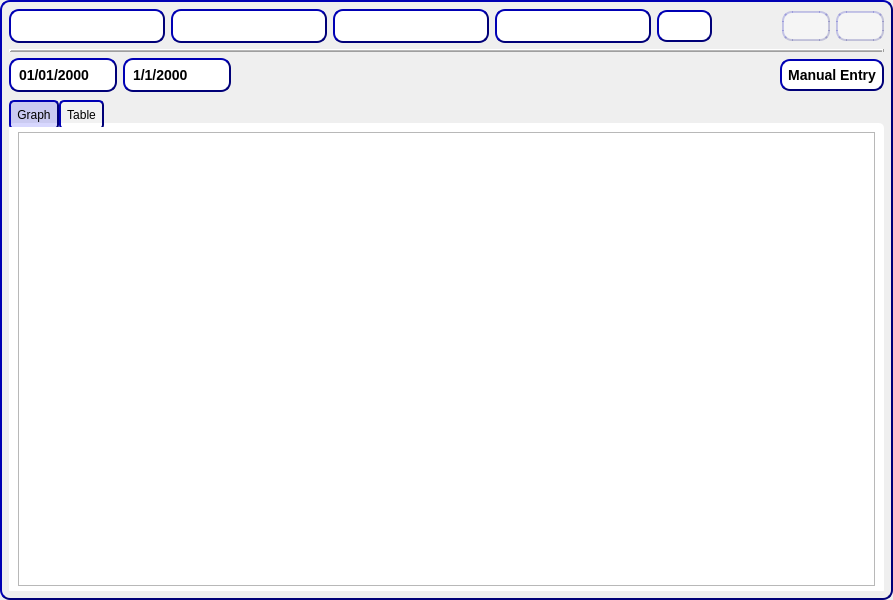
<?xml version="1.0" encoding="UTF-8"?>
<ui version="4.0">
 <class>GraphWindow</class>
 <widget class="QMainWindow" name="GraphWindow">
  <property name="geometry">
   <rect>
    <x>0</x>
    <y>0</y>
    <width>893</width>
    <height>600</height>
   </rect>
  </property>
  <property name="windowTitle">
   <string>E-Triyaj Personal</string>
  </property>
  <property name="styleSheet">
   <string notr="true">#GraphWindow
{
background-image: url(:);
background-repeat: no-repeat;
background-position: center;

    border-style: outset;
    border-width: 2px;
    border-radius: 10px;
    border-color: rgb(0, 0, 120);
    min-width: 5em;
    padding: 6px;

}</string>
  </property>
  <widget class="QWidget" name="centralwidget">
   <layout class="QGridLayout" name="gridLayout">
    <item row="0" column="0">
     <layout class="QVBoxLayout" name="verticalLayout_2">
      <property name="sizeConstraint">
       <enum>QLayout::SetMinimumSize</enum>
      </property>
      <item>
       <layout class="QHBoxLayout" name="horizontalLayout">
        <item>
         <widget class="QLineEdit" name="nameEdit">
          <property name="toolTip">
           <string>Name</string>
          </property>
          <property name="styleSheet">
           <string notr="true">QLineEdit {
    background-color:  rgb(255,255,255);
    border-style: outset;
    border-width: 2px;
    border-radius: 10px;
    border-color: rgb(0, 0, 120);
    font: bold 14px;
	color: black;
    min-width: 5em;
    padding: 6px;
}</string>
          </property>
          <property name="readOnly">
           <bool>true</bool>
          </property>
         </widget>
        </item>
        <item>
         <widget class="QLineEdit" name="surnameEdit">
          <property name="toolTip">
           <string>Surname</string>
          </property>
          <property name="styleSheet">
           <string notr="true">QLineEdit {
    background-color:  rgb(255,255,255);
    border-style: outset;
    border-width: 2px;
    border-radius: 10px;
    border-color: rgb(0, 0, 120);
    font: bold 14px;
	color: black;
    min-width: 5em;
    padding: 6px;
}</string>
          </property>
          <property name="readOnly">
           <bool>true</bool>
          </property>
         </widget>
        </item>
        <item>
         <widget class="QLineEdit" name="tcEdit">
          <property name="toolTip">
           <string>TC</string>
          </property>
          <property name="styleSheet">
           <string notr="true">QLineEdit {
    background-color:  rgb(255,255,255);
    border-style: outset;
    border-width: 2px;
    border-radius: 10px;
    border-color: rgb(0, 0, 120);
    font: bold 14px;
	color: black;
    min-width: 5em;
    padding: 6px;
}</string>
          </property>
          <property name="readOnly">
           <bool>true</bool>
          </property>
         </widget>
        </item>
        <item>
         <widget class="QLineEdit" name="ageEdit">
          <property name="toolTip">
           <string>Age</string>
          </property>
          <property name="styleSheet">
           <string notr="true">QLineEdit {
    background-color:  rgb(255,255,255);
    border-style: outset;
    border-width: 2px;
    border-radius: 10px;
    border-color: rgb(0, 0, 120);
    font: bold 14px;
	color: black;
    min-width: 5em;
    padding: 6px;
}</string>
          </property>
          <property name="readOnly">
           <bool>true</bool>
          </property>
         </widget>
        </item>
        <item>
         <widget class="QPushButton" name="genderDisplay">
          <property name="styleSheet">
           <string notr="true">#genderDisplay
{
    background-color:  rgb(255,255,255);
    border-style: outset;
    border-width: 2px;
    border-radius: 10px;
    border-color: rgb(0, 0, 120);
    font: bold 14px;
	color: black;
    padding: 6px;
}</string>
          </property>
          <property name="text">
           <string/>
          </property>
          <property name="icon">
           <iconset>
            <normaloff>../logo/male_gender.png</normaloff>../logo/male_gender.png</iconset>
          </property>
         </widget>
        </item>
        <item>
         <spacer name="horizontalSpacer_3">
          <property name="orientation">
           <enum>Qt::Horizontal</enum>
          </property>
          <property name="sizeHint" stdset="0">
           <size>
            <width>40</width>
            <height>20</height>
           </size>
          </property>
         </spacer>
        </item>
        <item>
         <widget class="QPushButton" name="logout_button">
          <property name="toolTip">
           <string>Log Out</string>
          </property>
          <property name="styleSheet">
           <string notr="true">#logout_button
{
    background-color:  rgb(255,255,255,100);
    border-style: outset;
    border-width: 2px;
    border-radius: 10px;
    border-color: rgb(0, 0, 120,50);
    min-width: 1em;
    padding: 6px;

}
QPushButton:pressed
 {
    background-color: rgb(0, 0, 150);
    border-style: inset;
}</string>
          </property>
          <property name="text">
           <string/>
          </property>
          <property name="icon">
           <iconset>
            <normaloff>../logo/log-out.png</normaloff>../logo/log-out.png</iconset>
          </property>
         </widget>
        </item>
        <item>
         <widget class="QPushButton" name="exitButton">
          <property name="toolTip">
           <string>Exit</string>
          </property>
          <property name="styleSheet">
           <string notr="true">#exitButton
{
    background-color:  rgb(255,255,255,100);
    border-style: outset;
    border-width: 2px;
    border-radius: 10px;
    border-color: rgb(0, 0, 120,50);
    min-width: 1em;
    padding: 6px;

}
QPushButton:pressed
 {
    background-color: rgb(0, 0, 150);
    border-style: inset;
}</string>
          </property>
          <property name="text">
           <string/>
          </property>
          <property name="icon">
           <iconset>
            <normalon>../logo/power-off.png</normalon>
           </iconset>
          </property>
         </widget>
        </item>
       </layout>
      </item>
      <item>
       <widget class="Line" name="line">
        <property name="frameShadow">
         <enum>QFrame::Raised</enum>
        </property>
        <property name="lineWidth">
         <number>2</number>
        </property>
        <property name="midLineWidth">
         <number>1</number>
        </property>
        <property name="orientation">
         <enum>Qt::Horizontal</enum>
        </property>
       </widget>
      </item>
      <item>
       <layout class="QHBoxLayout" name="horizontalLayout_2">
        <item>
         <widget class="QDateEdit" name="startDateEdit">
          <property name="toolTip">
           <string>Start Date</string>
          </property>
          <property name="styleSheet">
           <string notr="true">QDateEdit {
    background-color:  rgb(255,255,255);
    border-style: outset;
    border-width: 2px;
    border-radius: 10px;
    border-color: rgb(0, 0, 120);
    font: bold 14px;
	color: black;
    min-width: 5em;
    padding: 6px;
}
QDateEdit::drop-down 
{
    border: 0px; /* This seems to replace the whole arrow of the combo box */
}
QDateEdit::down-arrow {
    image: url(../logo/down_arrow.png);
    width: 14px;
    height: 14px;
}</string>
          </property>
          <property name="locale">
           <locale language="English" country="UnitedStates"/>
          </property>
          <property name="accelerated">
           <bool>true</bool>
          </property>
          <property name="displayFormat">
           <string>dd/MM/yyyy</string>
          </property>
          <property name="calendarPopup">
           <bool>true</bool>
          </property>
         </widget>
        </item>
        <item>
         <widget class="QDateEdit" name="endDateEdit">
          <property name="toolTip">
           <string>End Date</string>
          </property>
          <property name="styleSheet">
           <string notr="true">QDateEdit {
    background-color:  rgb(255,255,255);
    border-style: outset;
    border-width: 2px;
    border-radius: 10px;
    border-color: rgb(0, 0, 120);
    font: bold 14px;
	color: black;
    min-width: 5em;
    padding: 6px;
}
QDateEdit::drop-down 
{
    border: 0px; /* This seems to replace the whole arrow of the combo box */
}
QDateEdit::down-arrow {
    image: url(../logo/down_arrow.png);
    width: 14px;
    height: 14px;
}</string>
          </property>
          <property name="locale">
           <locale language="English" country="UnitedStates"/>
          </property>
          <property name="accelerated">
           <bool>true</bool>
          </property>
          <property name="displayFormat">
           <string>d/M/yyyy</string>
          </property>
          <property name="calendarPopup">
           <bool>true</bool>
          </property>
         </widget>
        </item>
        <item>
         <spacer name="horizontalSpacer">
          <property name="orientation">
           <enum>Qt::Horizontal</enum>
          </property>
          <property name="sizeHint" stdset="0">
           <size>
            <width>40</width>
            <height>20</height>
           </size>
          </property>
         </spacer>
        </item>
        <item>
         <widget class="QPushButton" name="manualEntryButton">
          <property name="styleSheet">
           <string notr="true">QPushButton {
    background-color:  rgb(255,255,255);
    border-style: outset;
    border-width: 2px;
    border-radius: 10px;
    border-color: rgb(0, 0, 120);
    font: bold 14px;
	color: black;
    min-width: 10em;
    padding: 6px;
}
QPushButton:pressed {
    background-color: rgb(0, 0, 150);
    border-style: inset;
}</string>
          </property>
          <property name="text">
           <string>Manual Entry</string>
          </property>
         </widget>
        </item>
       </layout>
      </item>
      <item>
       <widget class="QTabWidget" name="tabWidget">
        <property name="styleSheet">
         <string notr="true">QTabWidget::pane {

  border-color: rgb(0, 0, 120);
    border-width: 2px;
    border-radius: 5px;
  top:-4px; 
bottom:-4px;
  background-color:  rgb(255,255,255);
} 

QTabBar::tab {
  background-color:  rgb(255,255,255,50);
  border-style: outset;
    border-width: 2px;
    border-radius: 5px;
  border-color: rgb(0, 0, 120);
  margin-bottom: -3px; 
	margin-top: 2px;
  padding: 6px;
} 

QTabBar::tab:selected { 
  background-color:  rgb(50,50,250,50);
    border-width: 2px;
    border-radius: 5px;
    margin-bottom: -3px; 
	font-size:15


}



</string>
        </property>
        <property name="tabShape">
         <enum>QTabWidget::Rounded</enum>
        </property>
        <property name="currentIndex">
         <number>0</number>
        </property>
        <property name="documentMode">
         <bool>false</bool>
        </property>
        <widget class="QWidget" name="graphTab">
         <attribute name="title">
          <string>Graph</string>
         </attribute>
         <layout class="QGridLayout" name="gridLayout_6">
          <item row="0" column="0">
           <layout class="QGridLayout" name="gridLayout_3">
            <item row="0" column="0">
             <widget class="QGraphicsView" name="graphicsView">
              <property name="styleSheet">
               <string notr="true">QScrollBar:vertical {           
                            border: 1px solid #999999;
                           background:white;
                            width:10px;    
                            margin: 0px 0px 0px 0px;
                        }
                       QScrollBar::handle:vertical {
                            background: qlineargradient(x1:0, y1:0, x2:1, y2:0,
                            stop: 0 rgb(0,0,120), stop: 0.5 rgb(0,0,120), stop:1 rgb(0,0,120));
                            min-height: 0px;
                        }
                        QScrollBar::add-line:vertical {
                           background: qlineargradient(x1:0, y1:0, x2:1, y2:0,
                            stop: 0 rgb(0,0,120), stop: 0.5 rgb(0,0,120),  stop:1 rgb(0,0,120));
                            height: 0px;
                          subcontrol-position: bottom;
                            subcontrol-origin: margin;
                        }
                        QScrollBar::sub-line:vertical {
                            background: qlineargradient(x1:0, y1:0, x2:1, y2:0,
                            stop: 0  rgb(0,0,120), stop: 0.5 rgb(0,0,120),  stop:1 rgb(0,0,120));
                            height: 0 px;
                          subcontrol-position: top;
                            subcontrol-origin: margin;
                        }
QScrollBar:horizontal {           
                            border: 1px solid #999999;
                           background:white;
                            width:10px;    
                            margin: 0px 0px 0px 0px;
                        }
                       QScrollBar::handle:horizontal {
                            background: qlineargradient(x1:0, y1:0, x2:1, y2:0,
                            stop: 0 rgb(0,0,120), stop: 0.5 rgb(0,0,120), stop:1 rgb(0,0,120));
                            min-height: 0px;
                        }
                        QScrollBar::add-line:horizontal {
                           background: qlineargradient(x1:0, y1:0, x2:1, y2:0,
                            stop: 0 rgb(0,0,120), stop: 0.5 rgb(0,0,120),  stop:1 rgb(0,0,120));
                            height: 0px;
                          subcontrol-position: bottom;
                            subcontrol-origin: margin;
                        }
                        QScrollBar::sub-line:horizontal {
                            background: qlineargradient(x1:0, y1:0, x2:1, y2:0,
                            stop: 0  rgb(0,0,120), stop: 0.5 rgb(0,0,120),  stop:1 rgb(0,0,120));
                            height: 0 px;
                          subcontrol-position: top;
                            subcontrol-origin: margin;
                        }</string>
              </property>
              <property name="sizeAdjustPolicy">
               <enum>QAbstractScrollArea::AdjustToContents</enum>
              </property>
              <property name="renderHints">
               <set>QPainter::HighQualityAntialiasing|QPainter::SmoothPixmapTransform</set>
              </property>
              <property name="resizeAnchor">
               <enum>QGraphicsView::AnchorUnderMouse</enum>
              </property>
              <property name="viewportUpdateMode">
               <enum>QGraphicsView::FullViewportUpdate</enum>
              </property>
             </widget>
            </item>
           </layout>
          </item>
         </layout>
        </widget>
        <widget class="QWidget" name="tableTab">
         <attribute name="title">
          <string>Table</string>
         </attribute>
         <layout class="QGridLayout" name="gridLayout_5">
          <item row="0" column="0">
           <layout class="QGridLayout" name="gridLayout_4">
            <item row="0" column="0">
             <widget class="QTableView" name="tableView">
              <property name="styleSheet">
               <string notr="true">QScrollBar::vertical {           
                            border: 1px solid #999999;
                           background:white;
                            width:10px;    
                            margin: 0px 0px 0px 0px;
                        }
                       QScrollBar::handle:vertical {
                            background: qlineargradient(x1:0, y1:0, x2:1, y2:0,
                            stop: 0 rgb(0,0,120), stop: 0.5 rgb(0,0,120), stop:1 rgb(0,0,120));
                            min-height: 0px;
                        }
                        QScrollBar::add-line:vertical {
                           background: qlineargradient(x1:0, y1:0, x2:1, y2:0,
                            stop: 0 rgb(0,0,120), stop: 0.5 rgb(0,0,120),  stop:1 rgb(0,0,120));
                            height: 0px;
                          subcontrol-position: bottom;
                            subcontrol-origin: margin;
                        }
                        QScrollBar::sub-line:vertical {
                            background: qlineargradient(x1:0, y1:0, x2:1, y2:0,
                            stop: 0  rgb(0,0,120), stop: 0.5 rgb(0,0,120),  stop:1 rgb(0,0,120));
                            height: 0 px;
                          subcontrol-position: top;
                            subcontrol-origin: margin;
                        }
QScrollBar::horizontal {           
                            border: 1px solid #999999;
                           background:white;
                            width:10px;    
                            margin: 0px 0px 0px 0px;
                        }
                       QScrollBar::handle:horizontal {
                            background: qlineargradient(x1:0, y1:0, x2:1, y2:0,
                            stop: 0 rgb(0,0,120), stop: 0.5 rgb(0,0,120), stop:1 rgb(0,0,120));
                            min-height: 0px;
                        }
                        QScrollBar::add-line:horizontal {
                           background: qlineargradient(x1:0, y1:0, x2:1, y2:0,
                            stop: 0 rgb(0,0,120), stop: 0.5 rgb(0,0,120),  stop:1 rgb(0,0,120));
                            height: 0px;
                          subcontrol-position: bottom;
                            subcontrol-origin: margin;
                        }
                        QScrollBar::sub-line:horizontal {
                            background: qlineargradient(x1:0, y1:0, x2:1, y2:0,
                            stop: 0  rgb(0,0,120), stop: 0.5 rgb(0,0,120),  stop:1 rgb(0,0,120));
                            height: 0 px;
                          subcontrol-position: top;
                            subcontrol-origin: margin;
                        }</string>
              </property>
              <property name="verticalScrollBarPolicy">
               <enum>Qt::ScrollBarAsNeeded</enum>
              </property>
              <property name="horizontalScrollBarPolicy">
               <enum>Qt::ScrollBarAsNeeded</enum>
              </property>
              <property name="sizeAdjustPolicy">
               <enum>QAbstractScrollArea::AdjustToContentsOnFirstShow</enum>
              </property>
              <property name="verticalScrollMode">
               <enum>QAbstractItemView::ScrollPerPixel</enum>
              </property>
              <property name="horizontalScrollMode">
               <enum>QAbstractItemView::ScrollPerPixel</enum>
              </property>
              <property name="sortingEnabled">
               <bool>true</bool>
              </property>
             </widget>
            </item>
           </layout>
          </item>
         </layout>
        </widget>
       </widget>
      </item>
     </layout>
    </item>
   </layout>
  </widget>
 </widget>
 <resources/>
 <connections/>
</ui>
